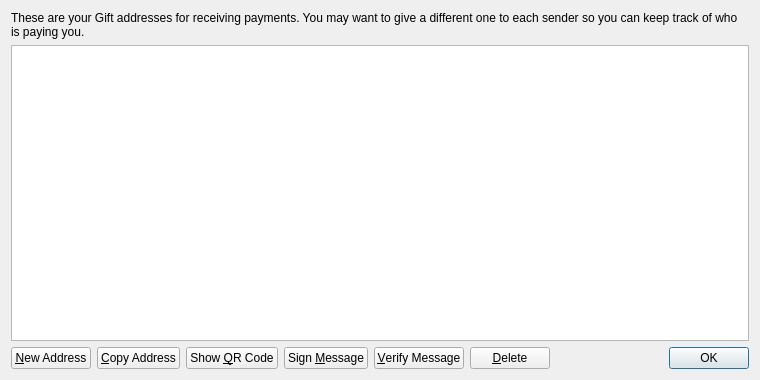
<?xml version="1.0" encoding="UTF-8"?>
<ui version="4.0">
 <class>AddressBookPage</class>
 <widget class="QWidget" name="AddressBookPage">
  <property name="geometry">
   <rect>
    <x>0</x>
    <y>0</y>
    <width>760</width>
    <height>380</height>
   </rect>
  </property>
  <property name="windowTitle">
   <string>Address Book</string>
  </property>
  <layout class="QVBoxLayout" name="verticalLayout">
   <item>
    <widget class="QLabel" name="labelExplanation">
     <property name="text">
      <string>These are your Gift addresses for receiving payments. You may want to give a different one to each sender so you can keep track of who is paying you.</string>
     </property>
     <property name="textFormat">
      <enum>Qt::PlainText</enum>
     </property>
     <property name="wordWrap">
      <bool>true</bool>
     </property>
    </widget>
   </item>
   <item>
    <widget class="QTableView" name="tableView">
     <property name="contextMenuPolicy">
      <enum>Qt::CustomContextMenu</enum>
     </property>
     <property name="toolTip">
      <string>Double-click to edit address or label</string>
     </property>
     <property name="tabKeyNavigation">
      <bool>false</bool>
     </property>
     <property name="alternatingRowColors">
      <bool>true</bool>
     </property>
     <property name="selectionMode">
      <enum>QAbstractItemView::SingleSelection</enum>
     </property>
     <property name="selectionBehavior">
      <enum>QAbstractItemView::SelectRows</enum>
     </property>
     <property name="sortingEnabled">
      <bool>true</bool>
     </property>
     <attribute name="verticalHeaderVisible">
      <bool>false</bool>
     </attribute>
    </widget>
   </item>
   <item>
    <layout class="QHBoxLayout" name="horizontalLayout">
     <item>
      <widget class="QPushButton" name="newAddressButton">
       <property name="toolTip">
        <string>Create a new address</string>
       </property>
       <property name="text">
        <string>&amp;New Address</string>
       </property>
       <property name="icon">
        <iconset resource="../bitcoin.qrc">
         <normaloff>:/icons/add</normaloff>:/icons/add</iconset>
       </property>
      </widget>
     </item>
     <item>
      <widget class="QPushButton" name="copyToClipboard">
       <property name="toolTip">
        <string>Copy the currently selected address to the system clipboard</string>
       </property>
       <property name="text">
        <string>&amp;Copy Address</string>
       </property>
       <property name="icon">
        <iconset resource="../bitcoin.qrc">
         <normaloff>:/icons/editcopy</normaloff>:/icons/editcopy</iconset>
       </property>
      </widget>
     </item>
     <item>
      <widget class="QPushButton" name="showQRCode">
       <property name="text">
        <string>Show &amp;QR Code</string>
       </property>
       <property name="icon">
        <iconset resource="../bitcoin.qrc">
         <normaloff>:/icons/qrcode</normaloff>:/icons/qrcode</iconset>
       </property>
      </widget>
     </item>
     <item>
      <widget class="QPushButton" name="signMessage">
       <property name="toolTip">
        <string>Sign a message to prove you own a Gift address</string>
       </property>
       <property name="text">
        <string>Sign &amp;Message</string>
       </property>
       <property name="icon">
        <iconset resource="../bitcoin.qrc">
         <normaloff>:/icons/edit</normaloff>:/icons/edit</iconset>
       </property>
      </widget>
     </item>
     <item>
      <widget class="QPushButton" name="verifyMessage">
       <property name="toolTip">
        <string>Verify a message to ensure it was signed with a specified Gift address</string>
       </property>
       <property name="text">
        <string>&amp;Verify Message</string>
       </property>
       <property name="icon">
        <iconset resource="../bitcoin.qrc">
         <normaloff>:/icons/transaction_0</normaloff>:/icons/transaction_0</iconset>
       </property>
      </widget>
     </item>
     <item>
      <widget class="QPushButton" name="deleteButton">
       <property name="toolTip">
        <string>Delete the currently selected address from the list</string>
       </property>
       <property name="text">
        <string>&amp;Delete</string>
       </property>
       <property name="icon">
        <iconset resource="../bitcoin.qrc">
         <normaloff>:/icons/remove</normaloff>:/icons/remove</iconset>
       </property>
      </widget>
     </item>
     <item>
      <spacer name="horizontalSpacer">
       <property name="orientation">
        <enum>Qt::Horizontal</enum>
       </property>
       <property name="sizeHint" stdset="0">
        <size>
         <width>40</width>
         <height>20</height>
        </size>
       </property>
      </spacer>
     </item>
     <item>
      <widget class="QDialogButtonBox" name="buttonBox">
       <property name="sizePolicy">
        <sizepolicy hsizetype="Maximum" vsizetype="Fixed">
         <horstretch>0</horstretch>
         <verstretch>0</verstretch>
        </sizepolicy>
       </property>
       <property name="standardButtons">
        <set>QDialogButtonBox::Ok</set>
       </property>
      </widget>
     </item>
    </layout>
   </item>
  </layout>
 </widget>
 <resources>
  <include location="../bitcoin.qrc"/>
 </resources>
 <connections/>
</ui>
